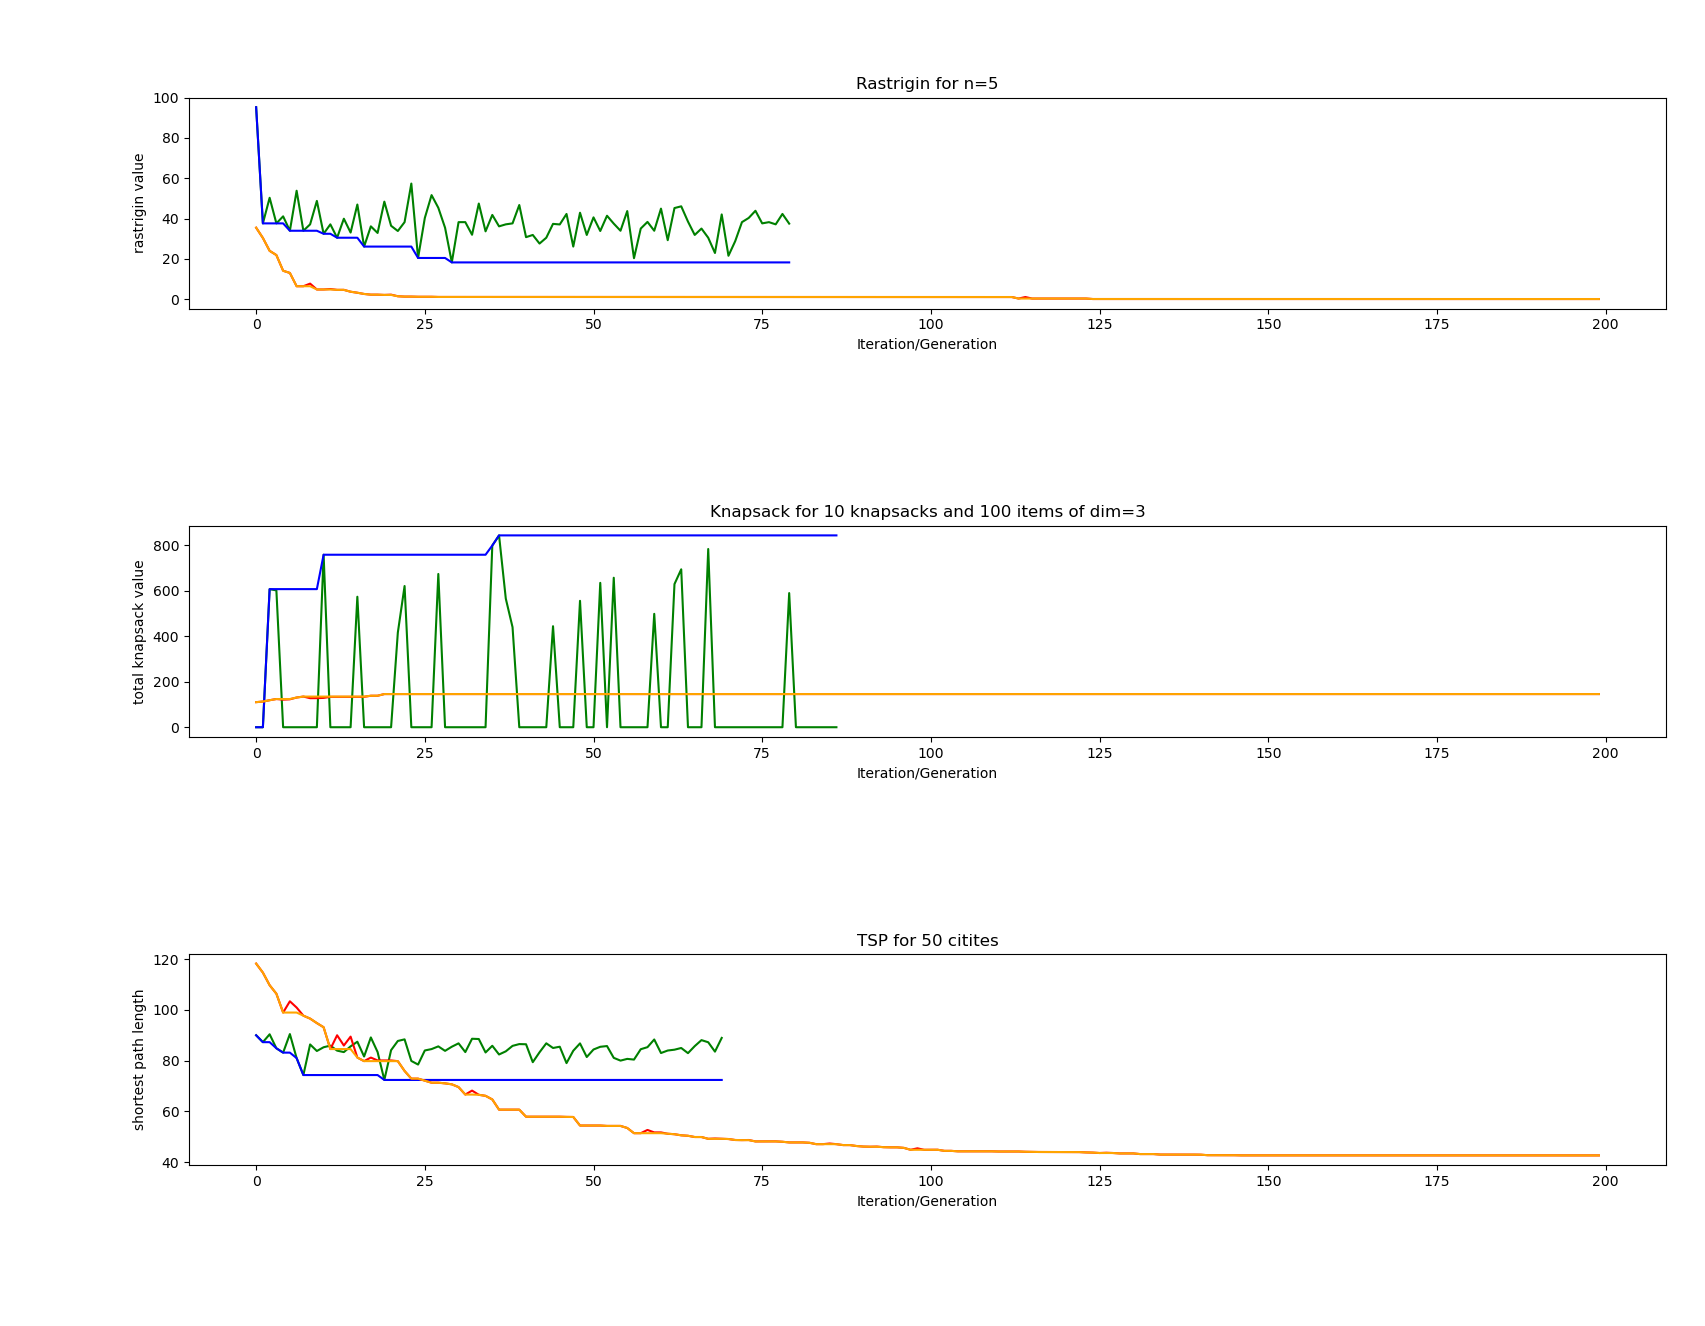

Here is the Python script that generated this plot:
#!/usr/bin/python3
import numpy as np
import matplotlib.pyplot as plt
import time

import rastriginACO as rA
import knapsackACO as kA
import TSPACO as tA

import rastriginGaPathfinder as rG
import knapsackGaPathfinder as kG
import tspGaPathfinder as tG

# import random

# from tspUtils import generateInstance, evaluate

def main():
    time_sos()
    plot()

def time_sos():
    verbose = False #do we want to print everything? 

    iterations = 5
    n = 2
    print("time for 5 ants iterations for rastrigin, n=2")
    t0= time.time()
    rA.train_ants(verbose=verbose, max_iterations=iterations, n=n)
    print(time.time() - t0)
    print("time for 5 GA generations for rastrigin, n=2")
    t0= time.time()
    rG.train_GA(verbose=verbose, iterations=iterations, dimensions=n)
    print(time.time() - t0)
    n = 3
    print("time for 5 ants iterations for rastrigin, n=3")
    t0= time.time()
    rA.train_ants(verbose=verbose, max_iterations=iterations, n=n)
    print(time.time() - t0)
    print("time for 5 GA generations for rastrigin, n=3")
    t0= time.time()
    rG.train_GA(verbose=verbose, iterations=iterations, dimensions=n)
    print(time.time() - t0)
    n = 5
    print("time for 5 ants iterations for rastrigin, n=5")
    t0= time.time()
    rA.train_ants(verbose=verbose, max_iterations=iterations, n=n)
    print(time.time() - t0)
    print("time for 5 GA generations for rastrigin, n=5")
    t0= time.time()
    rG.train_GA(verbose=verbose, iterations=iterations, dimensions=n)
    print(time.time() - t0)

    num_knapsacks = 1
    num_items = 10
    dim=1
    print("time for 5 ants iterations for knapsack, ks=1, i=10,n=1")
    t0= time.time()
    kA.train_ants(verbose=verbose, num_knapsacks=num_knapsacks, num_items=num_items, max_iterations=iterations, dim=dim)
    print(time.time() - t0)
    print("time for 5 GA generations for knapsack, ks=1, i=10,n=1")
    t0= time.time()
    kG.train_GA(verbose=verbose, knapsacks=num_knapsacks, items=num_items, iterations=iterations, dim=dim)
    print(time.time() - t0)
    num_knapsacks = 5
    num_items = 50
    dim=2
    print("time for 5 ants iterations for knapsack, ks=5, i=50,n=2")
    t0= time.time()
    kA.train_ants(verbose=verbose, num_knapsacks=num_knapsacks, num_items=num_items, max_iterations=iterations, dim=dim)
    print(time.time() - t0)
    print("time for 5 GA generations for knapsack, ks=5, i=50,n=2")
    t0= time.time()
    kG.train_GA(verbose=verbose, knapsacks=num_knapsacks, items=num_items, iterations=iterations, dim=dim)
    print(time.time() - t0)
    num_knapsacks = 10
    num_items = 100
    dim=3
    print("time for 5 ants iterations for knapsack, ks=10, i=100,n=3")
    t0= time.time()
    kA.train_ants(verbose=verbose, num_knapsacks=num_knapsacks, num_items=num_items, max_iterations=iterations, dim=dim)
    print(time.time() - t0)
    print("time for 5 GA generations for knapsack, ks=10, i=100,n=3")
    t0= time.time()
    kG.train_GA(verbose=verbose, knapsacks=num_knapsacks, items=num_items, iterations=iterations, dim=dim)
    print(time.time() - t0)

    cities = 10
    print("time for 5 ants iterations for tsp, cities=10")
    t0= time.time()
    tA.train_ants(verbose=verbose,num_cities=cities, max_iterations=iterations)
    print(time.time() - t0)
    print("time for 5 GA generations for tsp, cities=10")
    t0= time.time()
    tG.train_GA(verbose=verbose, cities=cities, iterations=iterations)
    print(time.time() - t0)
    cities = 20
    print("time for 5 ants iterations for tsp, cities=20")
    t0= time.time()
    tA.train_ants(verbose=verbose,num_cities=cities, max_iterations=iterations)
    print(time.time() - t0)
    print("time for 5 GA generations for tsp, cities=20")
    t0= time.time()
    tG.train_GA(verbose=verbose, cities=cities, iterations=iterations)
    print(time.time() - t0)
    cities = 50
    print("time for 5 ants iterations for tsp, cities=50")
    t0= time.time()
    tA.train_ants(verbose=verbose,num_cities=cities, max_iterations=iterations)
    print(time.time() - t0)
    print("time for 5 GA generations for tsp, cities=50")
    t0= time.time()
    tG.train_GA(verbose=verbose, cities=cities, iterations=iterations)
    print(time.time() - t0)

    print("---------------timing done!--------------")
    print("-----------------------------------------")
    

def plot():
    verbose = True #do we want to print everything? 
    iterations = 200
    
    plot1 = plt.subplot2grid((3, 1), (0, 0))
    plot2 = plt.subplot2grid((3, 1), (1, 0))
    plot3 = plt.subplot2grid((3, 1), (2, 0))

    n = 5
    t0= time.time()
    rastrigin_ants = np.array(rA.train_ants(verbose=verbose, max_iterations=iterations, n=n))
    print(time.time() - t0)
    t0= time.time()
    rastrigin_GA = np.array(rG.train_GA(verbose=verbose, iterations=iterations, dimensions=n))
    print(time.time() - t0)
    x_a = rastrigin_ants[:, 0].astype(int)
    x_g = rastrigin_GA[:, 0].astype(int)
    plot1.plot(x_a, rastrigin_ants[:, 1], color="green", label="current best ants") #current best
    plot1.plot(x_a, rastrigin_ants[:, 2], color="blue", label="global best ants")  #global best
    plot1.plot(x_g, rastrigin_GA[:, 1], color="red", label="current best GA") #current best
    plot1.plot(x_g, rastrigin_GA[:, 2], color="orange", label="global best GA")  #global best
    plot1.set_title("Rastrigin for n=%d" % n)
    plot1.set_xlabel("Iteration/Generation")
    plot1.set_ylabel("rastrigin value")

    num_knapsacks = 10
    num_items = 100
    dim=3
    knapsack_ants = np.array(kA.train_ants(verbose=verbose, num_knapsacks=num_knapsacks, num_items=num_items, max_iterations=iterations,dim=dim))
    knapsack_GA = np.array(kG.train_GA(verbose=verbose, knapsacks=num_knapsacks, items=num_items, iterations=iterations,dim=dim))
    x_a = knapsack_ants[:, 0].astype(int)
    x_g = knapsack_GA[:, 0].astype(int)
    plot2.plot(x_a, 1/knapsack_ants[:, 1], color="green", label="current best ants") #current best
    plot2.plot(x_a, 1/knapsack_ants[:, 2], color="blue", label="global best ants")  #global best
    plot2.plot(x_g, knapsack_GA[:, 1], color="red", label="current best GA") #current best
    plot2.plot(x_g, knapsack_GA[:, 2], color="orange", label="global best GA")  #global best
    plot2.set_title("Knapsack for %d knapsacks and %d items of dim=%d" % (num_knapsacks, num_items, dim))
    plot2.set_xlabel("Iteration/Generation")
    plot2.set_ylabel("total knapsack value")

    cities = 50
    tsp_ants = np.array(tA.train_ants(verbose=verbose,num_cities=cities, max_iterations=iterations))
    tsp_GA = np.array(tG.train_GA(verbose=verbose, cities=cities, iterations=iterations))
    x_a = tsp_ants[:, 0].astype(int)
    x_g = tsp_GA[:, 0].astype(int)
    plot3.plot(x_a, tsp_ants[:, 1], color="green", label="current best ants") #current best
    plot3.plot(x_a, tsp_ants[:, 2], color="blue", label="global best ants")  #global best
    plot3.plot(x_g, tsp_GA[:, 1], color="red", label="current best GA") #current best
    plot3.plot(x_g, tsp_GA[:, 2], color="orange", label="global best GA")  #global best
    plot3.set_title("TSP for %d citites" % cities)
    plot3.set_xlabel("Iteration/Generation")
    plot3.set_ylabel("shortest path length")

    plt.tight_layout()
    plt.legend()
    plt.show()

if __name__ == '__main__':
    main()
